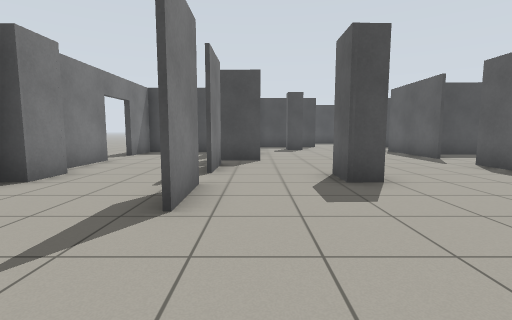
view 1 (above)

18 first-person views from a walk through a world built for the Gazebo simulator. The camera is 0.94 m above the floor, tilts 6° down and sees 85° across. Floor lines are 1 m apart. The floor is counted in squares, 1 m on a side. Each view is taken from the middle of a square. On the plan, view 1 faces up. The plan holds only what a view shows up to about 11 squares ahead; the rest is blank.

view 2
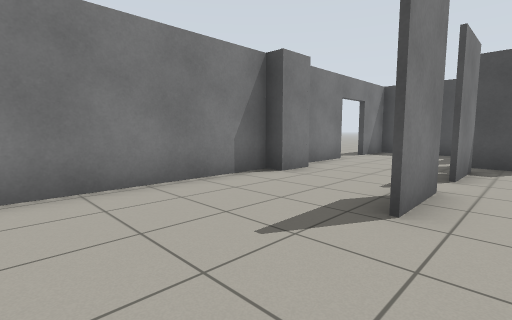

view 3
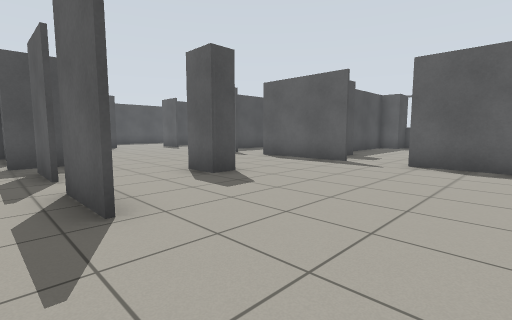

view 4
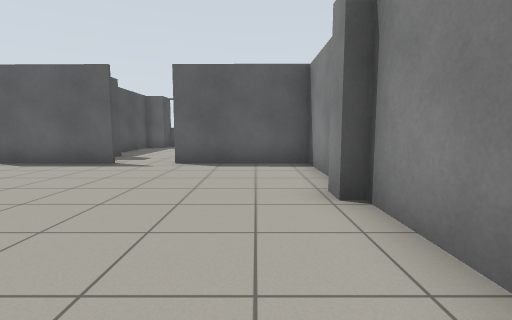

view 5
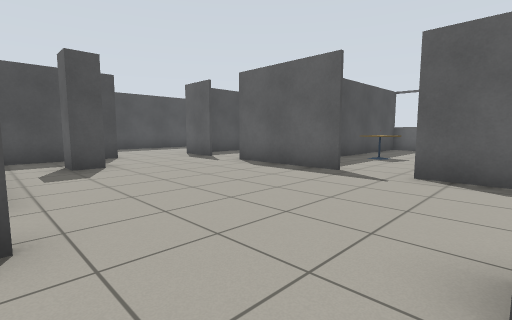

view 6
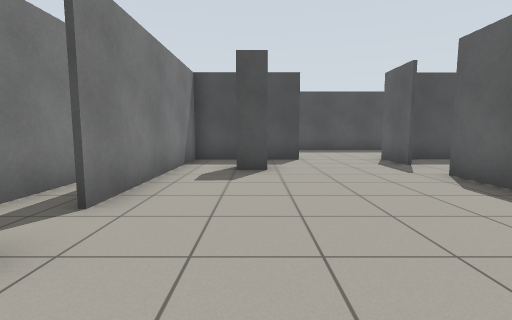

view 7
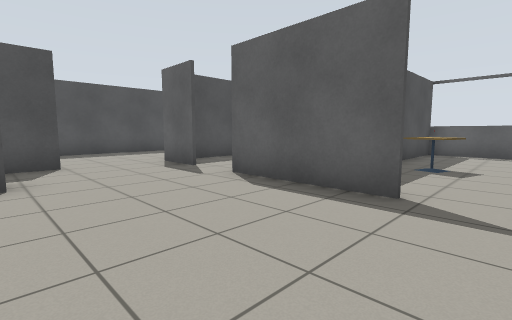

view 8
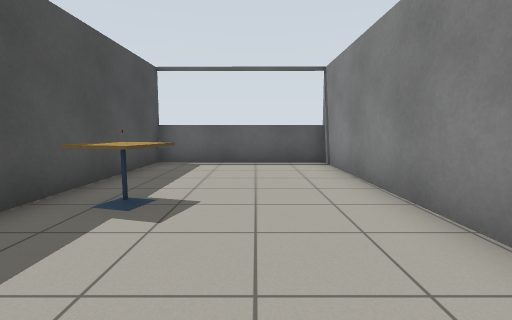

view 9
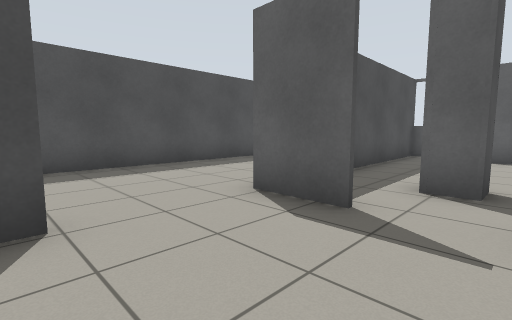

view 10
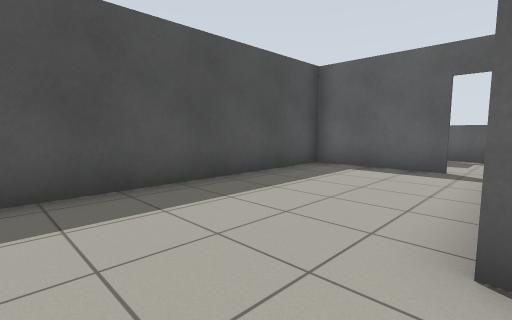

view 11
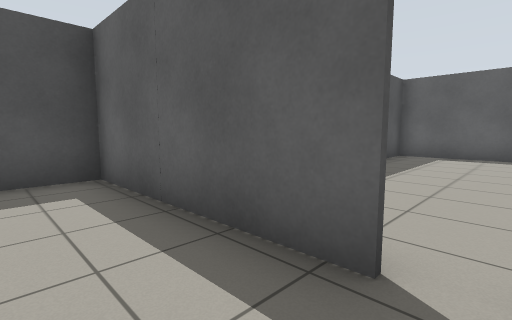

view 12
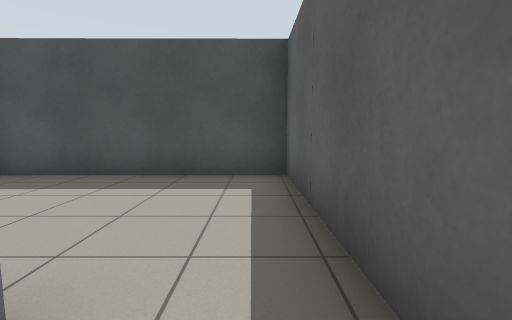

view 13
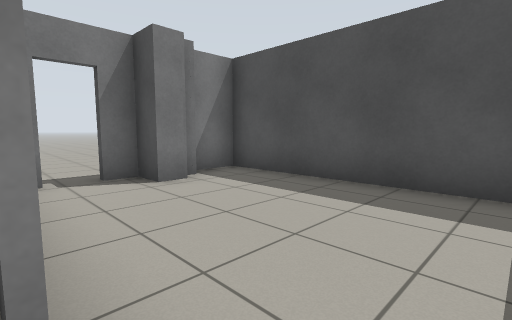

view 14
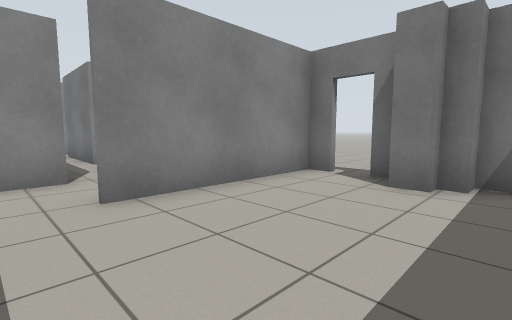

view 15
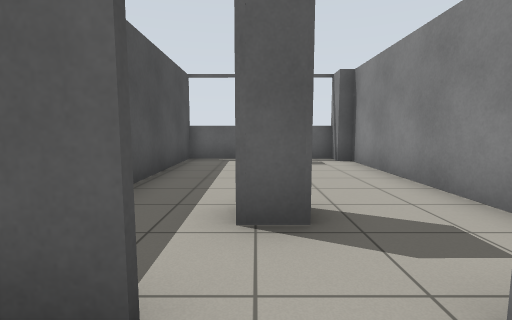

view 16
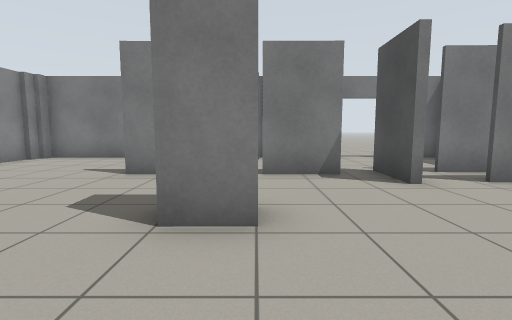

view 17
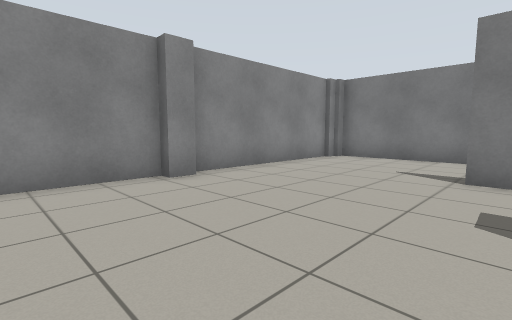

view 18
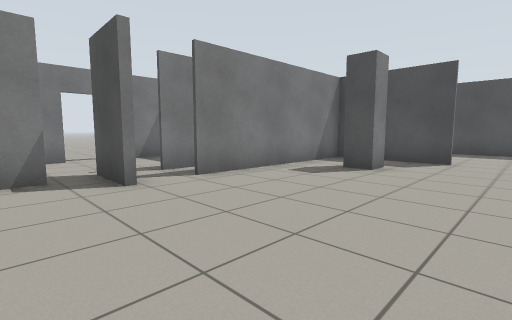

### Floor plan
Ten units are one square. View 1 is at (0, 0); x grows to the right and y downward. Boxes are objects, and circles mark ways between rooms. Rooms are numbered by the first view taken in them; rooms with no view inside come last. Other rooms are left out.
<svg viewBox="-55 -234 207 254">
<path fill="none" stroke="#000" d="M18 -50 18 -61M23 -61 23 -50 16 -50M-11 -61 -11 -78M-10 -49 -10 -31M-10 -79 -10 -61M2 -87 -15 -88M-11 -31 -11 -49M-41 -62 -42 -50 -47 -50 -47 13 -40 13M60 -40 61 -77M61 -93 61 -129M-45 -89 -46 -69M-14 -123 -26 -123M-13 -134 -13 -101M-45 -119 -45 -105M23 -144 23 -137 15 -136 15 -145M-47 -124 -47 -117M-41 15 17 15 17 11 24 11 24 15 60 15 60 -24M61 -145 61 -163M35 -161 0 -161 0 -102M17 -176 17 -229 -47 -228 -47 -196M-45 -214 -45 -209 -38 -209 -38 -204 -48 -204M-2 -162 8 -162M-47 -187 -47 -181 0 -181M-48 -214 -42 -213M0 -180 -9 -180M112 -173 112 -206 26 -205M81 -59 146 -60M146 -109 73 -110M143 -59 144 -109M85 -135 77 -135 77 -143M81 -111 136 -110M134 -133 135 -140M144 -114 144 -122M147 -161 71 -161M144 -146 144 -160"/>
<rect x="85" y="-105" width="10" height="20" fill="#bbb"><title>cafe table</title></rect>
<circle cx="45" cy="-160" r="3" fill="#2a7"/>
<circle cx="60" cy="-85" r="3" fill="#2a7"/>
<circle cx="60" cy="-135" r="3" fill="#2a7"/>
<circle cx="20" cy="-170" r="3" fill="#2a7"/>
<text x="10" y="-60">1</text>
<text x="-10" y="-200">2</text>
<text x="70" y="-180">3</text>
<text x="100" y="-90">4</text>
<text x="100" y="-130">5</text>
</svg>
Room 1 opens to room 3. Room 1 opens to room 4. Room 1 opens to room 5. Room 2 opens to room 3.

Where each view was taken, in squares from view 1:
view 1: 0 up, 0 right, facing up
view 2: 0 up, 0 right, facing up-left
view 3: 0 up, 2 left, facing up-right
view 4: 0 up, 2 left, facing right
view 5: 6 up, 0 right, facing up-right
view 6: 7 up, 2 right, facing up
view 7: 8 up, 2 right, facing up-right
view 8: 8 up, 6 right, facing right
view 9: 13 up, 3 right, facing up-right
view 10: 16 up, 4 right, facing up-right
view 11: 17 up, 0 right, facing up-right
view 12: 17 up, 1 right, facing up
view 13: 18 up, 1 right, facing up-left
view 14: 22 up, 1 right, facing down-left
view 15: 14 up, 5 right, facing right
view 16: 6 up, 5 right, facing left
view 17: 4 up, 5 right, facing down-left
view 18: 7 up, 5 right, facing up-left
